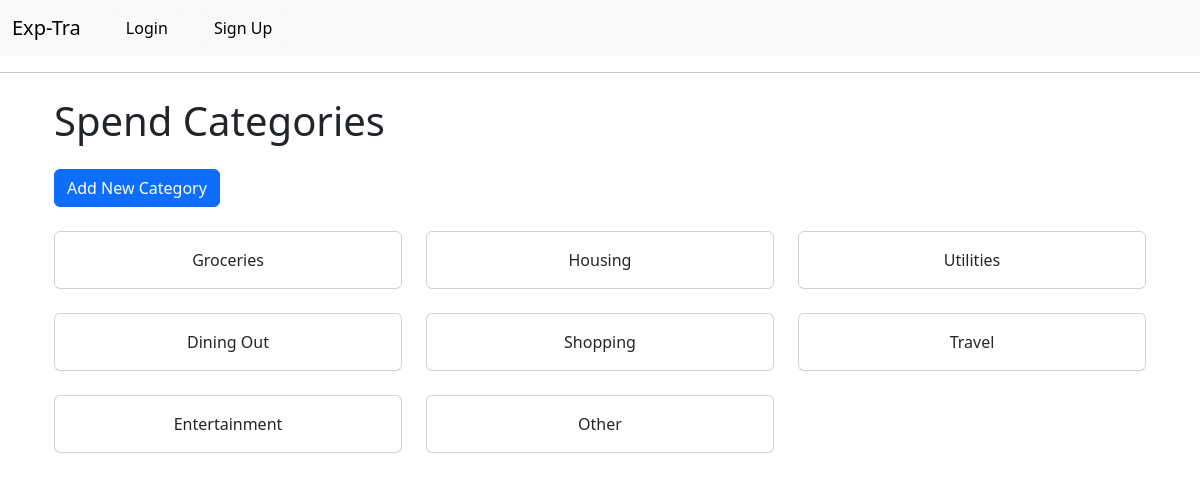
The page /categories on the database its author committed.
### app/models.py (models this page shows, shortened)
class Category(db.Model):
    id: so.Mapped[int] = so.mapped_column(primary_key=True)
    name: so.Mapped[str] = so.mapped_column(sa.String(140))

### app/routes.py (the view, shortened to what this page needs)
@app.route('/categories', methods=['GET', 'POST'])
def categories():
    form = AddCategoryForm()
    categories = Category.query.all()
    return render_template('categories.html', title='Spend Categories', form=form, categories=categories)

### app/templates/categories.html (shortened to what this page needs)
{% extends "base.html" %}
{% block content %}
<div class="container">
    <h1 class="my-4">Spend Categories</h1>
    <button type="button" class="btn btn-primary mb-4" data-bs-toggle="modal" data-bs-target="#addCategoryModal">
        Add New Category
    </button>
    <div class="row row-cols-1 row-cols-md-3 g-4">
        {% for category in categories %}
        <div class="col">
            <div class="card h-100" onclick="window.location.href='{{ category.url }}';" style="cursor: pointer;">
                <div class="card-body d-flex align-items-center justify-content-center">
                    <p class="card-text m-0">{{ category.name }}</p>
                </div>
            </div>
        </div>
        {% endfor %}
    </div>
</div>
{% endblock %}

### app/templates/categories.html (style rules this page uses)
.card { transition: all 0.3s ease; }

### rows shown on the page
Category: name "Groceries"
Category: name "Housing"
Category: name "Utilities"
Category: name "Dining Out"
Category: name "Shopping"
Category: name "Travel"
Category: name "Entertainment"
Category: name "Other"
